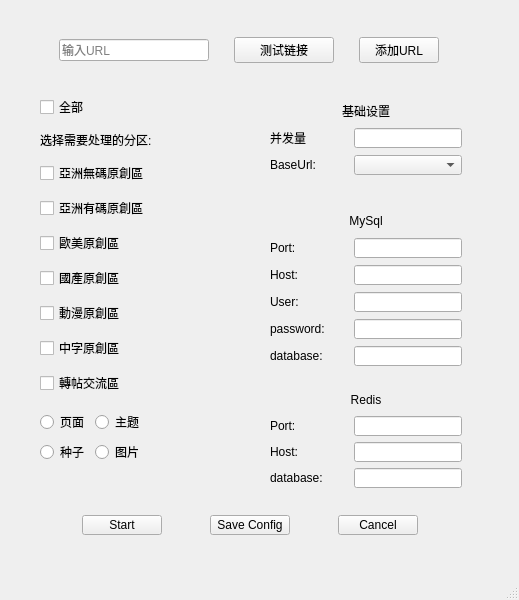
<?xml version="1.0" encoding="UTF-8"?>
<ui version="4.0">
 <class>MainWindow</class>
 <widget class="QMainWindow" name="MainWindow">
  <property name="geometry">
   <rect>
    <x>0</x>
    <y>0</y>
    <width>519</width>
    <height>600</height>
   </rect>
  </property>
  <property name="windowTitle">
   <string>MainWindow</string>
  </property>
  <widget class="QWidget" name="centralwidget">
   <widget class="QWidget" name="horizontalLayoutWidget">
    <property name="geometry">
     <rect>
      <x>40</x>
      <y>510</y>
      <width>421</width>
      <height>31</height>
     </rect>
    </property>
    <layout class="QHBoxLayout" name="horizontalLayout">
     <item>
      <widget class="QPushButton" name="start_btn">
       <property name="enabled">
        <bool>true</bool>
       </property>
       <property name="sizePolicy">
        <sizepolicy hsizetype="Minimum" vsizetype="Fixed">
         <horstretch>0</horstretch>
         <verstretch>0</verstretch>
        </sizepolicy>
       </property>
       <property name="maximumSize">
        <size>
         <width>80</width>
         <height>20</height>
        </size>
       </property>
       <property name="text">
        <string>Start</string>
       </property>
      </widget>
     </item>
     <item>
      <widget class="QPushButton" name="save_config_btn">
       <property name="maximumSize">
        <size>
         <width>80</width>
         <height>20</height>
        </size>
       </property>
       <property name="text">
        <string>Save Config</string>
       </property>
      </widget>
     </item>
     <item>
      <widget class="QPushButton" name="cancel_btn">
       <property name="enabled">
        <bool>true</bool>
       </property>
       <property name="sizePolicy">
        <sizepolicy hsizetype="Minimum" vsizetype="Fixed">
         <horstretch>0</horstretch>
         <verstretch>0</verstretch>
        </sizepolicy>
       </property>
       <property name="maximumSize">
        <size>
         <width>80</width>
         <height>20</height>
        </size>
       </property>
       <property name="text">
        <string>Cancel</string>
       </property>
      </widget>
     </item>
    </layout>
   </widget>
   <widget class="QWidget" name="verticalLayoutWidget">
    <property name="geometry">
     <rect>
      <x>40</x>
      <y>90</y>
      <width>160</width>
      <height>311</height>
     </rect>
    </property>
    <layout class="QVBoxLayout" name="verticalLayout">
     <item>
      <widget class="QCheckBox" name="cb_all">
       <property name="text">
        <string>全部</string>
       </property>
      </widget>
     </item>
     <item>
      <widget class="QLabel" name="label">
       <property name="maximumSize">
        <size>
         <width>16777215</width>
         <height>20</height>
        </size>
       </property>
       <property name="text">
        <string>选择需要处理的分区:</string>
       </property>
      </widget>
     </item>
     <item>
      <widget class="QCheckBox" name="cb2">
       <property name="text">
        <string>亞洲無碼原創區</string>
       </property>
      </widget>
     </item>
     <item>
      <widget class="QCheckBox" name="cb15">
       <property name="text">
        <string>亞洲有碼原創區</string>
       </property>
      </widget>
     </item>
     <item>
      <widget class="QCheckBox" name="cb4">
       <property name="text">
        <string>歐美原創區</string>
       </property>
      </widget>
     </item>
     <item>
      <widget class="QCheckBox" name="cb25">
       <property name="text">
        <string>國產原創區</string>
       </property>
      </widget>
     </item>
     <item>
      <widget class="QCheckBox" name="cb5">
       <property name="text">
        <string>動漫原創區</string>
       </property>
      </widget>
     </item>
     <item>
      <widget class="QCheckBox" name="cb26">
       <property name="text">
        <string>中字原創區</string>
       </property>
      </widget>
     </item>
     <item>
      <widget class="QCheckBox" name="cb27">
       <property name="text">
        <string>轉帖交流區</string>
       </property>
      </widget>
     </item>
    </layout>
   </widget>
   <widget class="QWidget" name="horizontalLayoutWidget_2">
    <property name="geometry">
     <rect>
      <x>40</x>
      <y>30</y>
      <width>421</width>
      <height>41</height>
     </rect>
    </property>
    <layout class="QHBoxLayout" name="horizontalLayout_2">
     <item>
      <widget class="QLineEdit" name="lineEdit">
       <property name="maximumSize">
        <size>
         <width>150</width>
         <height>16777215</height>
        </size>
       </property>
       <property name="placeholderText">
        <string>输入URL</string>
       </property>
      </widget>
     </item>
     <item>
      <widget class="QPushButton" name="url_add_btn_2">
       <property name="maximumSize">
        <size>
         <width>100</width>
         <height>16777215</height>
        </size>
       </property>
       <property name="text">
        <string>测试链接</string>
       </property>
      </widget>
     </item>
     <item>
      <widget class="QPushButton" name="url_add_btn">
       <property name="maximumSize">
        <size>
         <width>80</width>
         <height>16777215</height>
        </size>
       </property>
       <property name="text">
        <string>添加URL</string>
       </property>
      </widget>
     </item>
    </layout>
   </widget>
   <widget class="QWidget" name="verticalLayoutWidget_2">
    <property name="geometry">
     <rect>
      <x>270</x>
      <y>90</y>
      <width>192</width>
      <height>98</height>
     </rect>
    </property>
    <layout class="QVBoxLayout" name="verticalLayout_2" stretch="0,0,0">
     <property name="topMargin">
      <number>10</number>
     </property>
     <property name="bottomMargin">
      <number>10</number>
     </property>
     <item>
      <widget class="QLabel" name="label_2">
       <property name="maximumSize">
        <size>
         <width>16777215</width>
         <height>20</height>
        </size>
       </property>
       <property name="text">
        <string>基础设置</string>
       </property>
       <property name="alignment">
        <set>Qt::AlignCenter</set>
       </property>
      </widget>
     </item>
     <item>
      <layout class="QHBoxLayout" name="horizontalLayout_11">
       <property name="spacing">
        <number>6</number>
       </property>
       <property name="sizeConstraint">
        <enum>QLayout::SetFixedSize</enum>
       </property>
       <item>
        <widget class="QLabel" name="label_16">
         <property name="sizePolicy">
          <sizepolicy hsizetype="Fixed" vsizetype="Preferred">
           <horstretch>0</horstretch>
           <verstretch>0</verstretch>
          </sizepolicy>
         </property>
         <property name="maximumSize">
          <size>
           <width>16777215</width>
           <height>20</height>
          </size>
         </property>
         <property name="text">
          <string>并发量</string>
         </property>
        </widget>
       </item>
       <item>
        <spacer name="horizontalSpacer_8">
         <property name="orientation">
          <enum>Qt::Horizontal</enum>
         </property>
         <property name="sizeHint" stdset="0">
          <size>
           <width>40</width>
           <height>20</height>
          </size>
         </property>
        </spacer>
       </item>
       <item>
        <widget class="QLineEdit" name="lineEdit_10">
         <property name="sizePolicy">
          <sizepolicy hsizetype="Fixed" vsizetype="Fixed">
           <horstretch>0</horstretch>
           <verstretch>0</verstretch>
          </sizepolicy>
         </property>
         <property name="maximumSize">
          <size>
           <width>16777215</width>
           <height>20</height>
          </size>
         </property>
        </widget>
       </item>
      </layout>
     </item>
     <item>
      <layout class="QHBoxLayout" name="horizontalLayout_6">
       <property name="spacing">
        <number>6</number>
       </property>
       <property name="sizeConstraint">
        <enum>QLayout::SetFixedSize</enum>
       </property>
       <item>
        <widget class="QLabel" name="label_11">
         <property name="sizePolicy">
          <sizepolicy hsizetype="Fixed" vsizetype="Preferred">
           <horstretch>0</horstretch>
           <verstretch>0</verstretch>
          </sizepolicy>
         </property>
         <property name="maximumSize">
          <size>
           <width>16777215</width>
           <height>20</height>
          </size>
         </property>
         <property name="text">
          <string>BaseUrl:</string>
         </property>
        </widget>
       </item>
       <item>
        <spacer name="horizontalSpacer_10">
         <property name="orientation">
          <enum>Qt::Horizontal</enum>
         </property>
         <property name="sizeHint" stdset="0">
          <size>
           <width>40</width>
           <height>20</height>
          </size>
         </property>
        </spacer>
       </item>
       <item>
        <widget class="QComboBox" name="comboBox">
         <property name="sizePolicy">
          <sizepolicy hsizetype="Fixed" vsizetype="Fixed">
           <horstretch>0</horstretch>
           <verstretch>0</verstretch>
          </sizepolicy>
         </property>
         <property name="minimumSize">
          <size>
           <width>108</width>
           <height>0</height>
          </size>
         </property>
         <property name="maximumSize">
          <size>
           <width>80</width>
           <height>20</height>
          </size>
         </property>
         <property name="currentText">
          <string/>
         </property>
        </widget>
       </item>
      </layout>
     </item>
    </layout>
   </widget>
   <widget class="QWidget" name="formLayoutWidget">
    <property name="geometry">
     <rect>
      <x>40</x>
      <y>410</y>
      <width>111</width>
      <height>61</height>
     </rect>
    </property>
    <layout class="QFormLayout" name="formLayout">
     <item row="0" column="0">
      <widget class="QRadioButton" name="rb_page">
       <property name="text">
        <string>页面</string>
       </property>
      </widget>
     </item>
     <item row="0" column="1">
      <widget class="QRadioButton" name="rb_topic">
       <property name="text">
        <string>主题</string>
       </property>
      </widget>
     </item>
     <item row="1" column="0">
      <widget class="QRadioButton" name="rb_torrent">
       <property name="text">
        <string>种子</string>
       </property>
      </widget>
     </item>
     <item row="1" column="1">
      <widget class="QRadioButton" name="rb_image">
       <property name="text">
        <string>图片</string>
       </property>
      </widget>
     </item>
    </layout>
   </widget>
   <widget class="QWidget" name="verticalLayoutWidget_3">
    <property name="geometry">
     <rect>
      <x>270</x>
      <y>200</y>
      <width>192</width>
      <height>181</height>
     </rect>
    </property>
    <layout class="QVBoxLayout" name="verticalLayout_3" stretch="0,0,0,0,0,0">
     <property name="topMargin">
      <number>10</number>
     </property>
     <property name="bottomMargin">
      <number>10</number>
     </property>
     <item>
      <widget class="QLabel" name="label_6">
       <property name="maximumSize">
        <size>
         <width>16777215</width>
         <height>20</height>
        </size>
       </property>
       <property name="text">
        <string>MySql</string>
       </property>
       <property name="alignment">
        <set>Qt::AlignCenter</set>
       </property>
      </widget>
     </item>
     <item>
      <layout class="QHBoxLayout" name="horizontalLayout_15">
       <property name="spacing">
        <number>6</number>
       </property>
       <property name="sizeConstraint">
        <enum>QLayout::SetFixedSize</enum>
       </property>
       <item>
        <widget class="QLabel" name="label_20">
         <property name="sizePolicy">
          <sizepolicy hsizetype="Fixed" vsizetype="Preferred">
           <horstretch>0</horstretch>
           <verstretch>0</verstretch>
          </sizepolicy>
         </property>
         <property name="maximumSize">
          <size>
           <width>16777215</width>
           <height>20</height>
          </size>
         </property>
         <property name="text">
          <string>Port:</string>
         </property>
        </widget>
       </item>
       <item>
        <spacer name="horizontalSpacer_5">
         <property name="orientation">
          <enum>Qt::Horizontal</enum>
         </property>
         <property name="sizeHint" stdset="0">
          <size>
           <width>40</width>
           <height>20</height>
          </size>
         </property>
        </spacer>
       </item>
       <item>
        <widget class="QLineEdit" name="lineEdit_14">
         <property name="sizePolicy">
          <sizepolicy hsizetype="Fixed" vsizetype="Fixed">
           <horstretch>0</horstretch>
           <verstretch>0</verstretch>
          </sizepolicy>
         </property>
         <property name="maximumSize">
          <size>
           <width>16777215</width>
           <height>20</height>
          </size>
         </property>
        </widget>
       </item>
      </layout>
     </item>
     <item>
      <layout class="QHBoxLayout" name="horizontalLayout_16">
       <property name="spacing">
        <number>6</number>
       </property>
       <property name="sizeConstraint">
        <enum>QLayout::SetFixedSize</enum>
       </property>
       <item>
        <widget class="QLabel" name="label_21">
         <property name="sizePolicy">
          <sizepolicy hsizetype="Fixed" vsizetype="Preferred">
           <horstretch>0</horstretch>
           <verstretch>0</verstretch>
          </sizepolicy>
         </property>
         <property name="maximumSize">
          <size>
           <width>16777215</width>
           <height>20</height>
          </size>
         </property>
         <property name="text">
          <string>Host:</string>
         </property>
        </widget>
       </item>
       <item>
        <spacer name="horizontalSpacer_13">
         <property name="orientation">
          <enum>Qt::Horizontal</enum>
         </property>
         <property name="sizeHint" stdset="0">
          <size>
           <width>40</width>
           <height>20</height>
          </size>
         </property>
        </spacer>
       </item>
       <item>
        <widget class="QLineEdit" name="lineEdit_15">
         <property name="sizePolicy">
          <sizepolicy hsizetype="Fixed" vsizetype="Fixed">
           <horstretch>0</horstretch>
           <verstretch>0</verstretch>
          </sizepolicy>
         </property>
         <property name="maximumSize">
          <size>
           <width>16777215</width>
           <height>20</height>
          </size>
         </property>
        </widget>
       </item>
      </layout>
     </item>
     <item>
      <layout class="QHBoxLayout" name="horizontalLayout_17">
       <property name="spacing">
        <number>6</number>
       </property>
       <property name="sizeConstraint">
        <enum>QLayout::SetFixedSize</enum>
       </property>
       <item>
        <widget class="QLabel" name="label_22">
         <property name="sizePolicy">
          <sizepolicy hsizetype="Fixed" vsizetype="Preferred">
           <horstretch>0</horstretch>
           <verstretch>0</verstretch>
          </sizepolicy>
         </property>
         <property name="maximumSize">
          <size>
           <width>16777215</width>
           <height>20</height>
          </size>
         </property>
         <property name="text">
          <string>User:</string>
         </property>
        </widget>
       </item>
       <item>
        <spacer name="horizontalSpacer_14">
         <property name="orientation">
          <enum>Qt::Horizontal</enum>
         </property>
         <property name="sizeType">
          <enum>QSizePolicy::Expanding</enum>
         </property>
         <property name="sizeHint" stdset="0">
          <size>
           <width>40</width>
           <height>20</height>
          </size>
         </property>
        </spacer>
       </item>
       <item>
        <widget class="QLineEdit" name="lineEdit_16">
         <property name="sizePolicy">
          <sizepolicy hsizetype="Fixed" vsizetype="Fixed">
           <horstretch>0</horstretch>
           <verstretch>0</verstretch>
          </sizepolicy>
         </property>
         <property name="maximumSize">
          <size>
           <width>16777215</width>
           <height>20</height>
          </size>
         </property>
        </widget>
       </item>
      </layout>
     </item>
     <item>
      <layout class="QHBoxLayout" name="horizontalLayout_18">
       <property name="spacing">
        <number>6</number>
       </property>
       <property name="sizeConstraint">
        <enum>QLayout::SetFixedSize</enum>
       </property>
       <item>
        <widget class="QLabel" name="label_23">
         <property name="sizePolicy">
          <sizepolicy hsizetype="Fixed" vsizetype="Preferred">
           <horstretch>0</horstretch>
           <verstretch>0</verstretch>
          </sizepolicy>
         </property>
         <property name="maximumSize">
          <size>
           <width>16777215</width>
           <height>20</height>
          </size>
         </property>
         <property name="text">
          <string>password:</string>
         </property>
        </widget>
       </item>
       <item>
        <spacer name="horizontalSpacer_15">
         <property name="orientation">
          <enum>Qt::Horizontal</enum>
         </property>
         <property name="sizeHint" stdset="0">
          <size>
           <width>40</width>
           <height>20</height>
          </size>
         </property>
        </spacer>
       </item>
       <item>
        <widget class="QLineEdit" name="lineEdit_17">
         <property name="sizePolicy">
          <sizepolicy hsizetype="Fixed" vsizetype="Fixed">
           <horstretch>0</horstretch>
           <verstretch>0</verstretch>
          </sizepolicy>
         </property>
         <property name="maximumSize">
          <size>
           <width>16777215</width>
           <height>20</height>
          </size>
         </property>
        </widget>
       </item>
      </layout>
     </item>
     <item>
      <layout class="QHBoxLayout" name="horizontalLayout_13">
       <property name="spacing">
        <number>6</number>
       </property>
       <property name="sizeConstraint">
        <enum>QLayout::SetFixedSize</enum>
       </property>
       <item>
        <widget class="QLabel" name="label_18">
         <property name="sizePolicy">
          <sizepolicy hsizetype="Fixed" vsizetype="Preferred">
           <horstretch>0</horstretch>
           <verstretch>0</verstretch>
          </sizepolicy>
         </property>
         <property name="maximumSize">
          <size>
           <width>16777215</width>
           <height>20</height>
          </size>
         </property>
         <property name="text">
          <string>database:</string>
         </property>
        </widget>
       </item>
       <item>
        <spacer name="horizontalSpacer_11">
         <property name="orientation">
          <enum>Qt::Horizontal</enum>
         </property>
         <property name="sizeHint" stdset="0">
          <size>
           <width>40</width>
           <height>20</height>
          </size>
         </property>
        </spacer>
       </item>
       <item>
        <widget class="QLineEdit" name="lineEdit_12">
         <property name="sizePolicy">
          <sizepolicy hsizetype="Fixed" vsizetype="Fixed">
           <horstretch>0</horstretch>
           <verstretch>0</verstretch>
          </sizepolicy>
         </property>
         <property name="maximumSize">
          <size>
           <width>16777215</width>
           <height>20</height>
          </size>
         </property>
        </widget>
       </item>
      </layout>
     </item>
    </layout>
   </widget>
   <widget class="QWidget" name="verticalLayoutWidget_4">
    <property name="geometry">
     <rect>
      <x>270</x>
      <y>380</y>
      <width>192</width>
      <height>121</height>
     </rect>
    </property>
    <layout class="QVBoxLayout" name="verticalLayout_4" stretch="0,0,0,0">
     <property name="topMargin">
      <number>10</number>
     </property>
     <property name="bottomMargin">
      <number>10</number>
     </property>
     <item>
      <widget class="QLabel" name="label_29">
       <property name="maximumSize">
        <size>
         <width>16777215</width>
         <height>20</height>
        </size>
       </property>
       <property name="text">
        <string>Redis</string>
       </property>
       <property name="alignment">
        <set>Qt::AlignCenter</set>
       </property>
      </widget>
     </item>
     <item>
      <layout class="QHBoxLayout" name="horizontalLayout_22">
       <property name="spacing">
        <number>6</number>
       </property>
       <property name="sizeConstraint">
        <enum>QLayout::SetFixedSize</enum>
       </property>
       <item>
        <widget class="QLabel" name="label_28">
         <property name="sizePolicy">
          <sizepolicy hsizetype="Fixed" vsizetype="Preferred">
           <horstretch>0</horstretch>
           <verstretch>0</verstretch>
          </sizepolicy>
         </property>
         <property name="maximumSize">
          <size>
           <width>16777215</width>
           <height>20</height>
          </size>
         </property>
         <property name="text">
          <string>Port:</string>
         </property>
        </widget>
       </item>
       <item>
        <spacer name="horizontalSpacer_19">
         <property name="orientation">
          <enum>Qt::Horizontal</enum>
         </property>
         <property name="sizeHint" stdset="0">
          <size>
           <width>40</width>
           <height>20</height>
          </size>
         </property>
        </spacer>
       </item>
       <item>
        <widget class="QLineEdit" name="lineEdit_21">
         <property name="sizePolicy">
          <sizepolicy hsizetype="Fixed" vsizetype="Fixed">
           <horstretch>0</horstretch>
           <verstretch>0</verstretch>
          </sizepolicy>
         </property>
         <property name="maximumSize">
          <size>
           <width>16777215</width>
           <height>20</height>
          </size>
         </property>
        </widget>
       </item>
      </layout>
     </item>
     <item>
      <layout class="QHBoxLayout" name="horizontalLayout_23">
       <property name="spacing">
        <number>6</number>
       </property>
       <property name="sizeConstraint">
        <enum>QLayout::SetFixedSize</enum>
       </property>
       <item>
        <widget class="QLabel" name="label_30">
         <property name="sizePolicy">
          <sizepolicy hsizetype="Fixed" vsizetype="Preferred">
           <horstretch>0</horstretch>
           <verstretch>0</verstretch>
          </sizepolicy>
         </property>
         <property name="maximumSize">
          <size>
           <width>16777215</width>
           <height>20</height>
          </size>
         </property>
         <property name="text">
          <string>Host:</string>
         </property>
        </widget>
       </item>
       <item>
        <spacer name="horizontalSpacer_20">
         <property name="orientation">
          <enum>Qt::Horizontal</enum>
         </property>
         <property name="sizeHint" stdset="0">
          <size>
           <width>40</width>
           <height>20</height>
          </size>
         </property>
        </spacer>
       </item>
       <item>
        <widget class="QLineEdit" name="lineEdit_22">
         <property name="sizePolicy">
          <sizepolicy hsizetype="Fixed" vsizetype="Fixed">
           <horstretch>0</horstretch>
           <verstretch>0</verstretch>
          </sizepolicy>
         </property>
         <property name="maximumSize">
          <size>
           <width>16777215</width>
           <height>20</height>
          </size>
         </property>
        </widget>
       </item>
      </layout>
     </item>
     <item>
      <layout class="QHBoxLayout" name="horizontalLayout_25">
       <property name="spacing">
        <number>6</number>
       </property>
       <property name="sizeConstraint">
        <enum>QLayout::SetFixedSize</enum>
       </property>
       <item>
        <widget class="QLabel" name="label_32">
         <property name="sizePolicy">
          <sizepolicy hsizetype="Fixed" vsizetype="Preferred">
           <horstretch>0</horstretch>
           <verstretch>0</verstretch>
          </sizepolicy>
         </property>
         <property name="maximumSize">
          <size>
           <width>16777215</width>
           <height>20</height>
          </size>
         </property>
         <property name="text">
          <string>database:</string>
         </property>
        </widget>
       </item>
       <item>
        <spacer name="horizontalSpacer_22">
         <property name="orientation">
          <enum>Qt::Horizontal</enum>
         </property>
         <property name="sizeHint" stdset="0">
          <size>
           <width>40</width>
           <height>20</height>
          </size>
         </property>
        </spacer>
       </item>
       <item>
        <widget class="QLineEdit" name="lineEdit_24">
         <property name="sizePolicy">
          <sizepolicy hsizetype="Fixed" vsizetype="Fixed">
           <horstretch>0</horstretch>
           <verstretch>0</verstretch>
          </sizepolicy>
         </property>
         <property name="maximumSize">
          <size>
           <width>16777215</width>
           <height>20</height>
          </size>
         </property>
        </widget>
       </item>
      </layout>
     </item>
    </layout>
   </widget>
  </widget>
  <widget class="QMenuBar" name="menubar">
   <property name="geometry">
    <rect>
     <x>0</x>
     <y>0</y>
     <width>519</width>
     <height>22</height>
    </rect>
   </property>
  </widget>
  <widget class="QStatusBar" name="statusbar"/>
 </widget>
 <resources/>
 <connections>
  <connection>
   <sender>cb_all</sender>
   <signal>toggled(bool)</signal>
   <receiver>cb15</receiver>
   <slot>toggle()</slot>
   <hints>
    <hint type="sourcelabel">
     <x>709</x>
     <y>100</y>
    </hint>
    <hint type="destinationlabel">
     <x>709</x>
     <y>168</y>
    </hint>
   </hints>
  </connection>
  <connection>
   <sender>cb_all</sender>
   <signal>toggled(bool)</signal>
   <receiver>cb27</receiver>
   <slot>toggle()</slot>
   <hints>
    <hint type="sourcelabel">
     <x>709</x>
     <y>100</y>
    </hint>
    <hint type="destinationlabel">
     <x>709</x>
     <y>338</y>
    </hint>
   </hints>
  </connection>
  <connection>
   <sender>cb_all</sender>
   <signal>toggled(bool)</signal>
   <receiver>cb26</receiver>
   <slot>toggle()</slot>
   <hints>
    <hint type="sourcelabel">
     <x>709</x>
     <y>100</y>
    </hint>
    <hint type="destinationlabel">
     <x>709</x>
     <y>304</y>
    </hint>
   </hints>
  </connection>
  <connection>
   <sender>cb_all</sender>
   <signal>toggled(bool)</signal>
   <receiver>cb25</receiver>
   <slot>toggle()</slot>
   <hints>
    <hint type="sourcelabel">
     <x>709</x>
     <y>100</y>
    </hint>
    <hint type="destinationlabel">
     <x>709</x>
     <y>236</y>
    </hint>
   </hints>
  </connection>
  <connection>
   <sender>cb_all</sender>
   <signal>toggled(bool)</signal>
   <receiver>cb2</receiver>
   <slot>toggle()</slot>
   <hints>
    <hint type="sourcelabel">
     <x>709</x>
     <y>100</y>
    </hint>
    <hint type="destinationlabel">
     <x>709</x>
     <y>134</y>
    </hint>
   </hints>
  </connection>
  <connection>
   <sender>cb_all</sender>
   <signal>stateChanged(int)</signal>
   <receiver>cb5</receiver>
   <slot>animateClick(int)</slot>
   <hints>
    <hint type="sourcelabel">
     <x>709</x>
     <y>100</y>
    </hint>
    <hint type="destinationlabel">
     <x>709</x>
     <y>270</y>
    </hint>
   </hints>
  </connection>
  <connection>
   <sender>cb_all</sender>
   <signal>toggled(bool)</signal>
   <receiver>cb4</receiver>
   <slot>toggle()</slot>
   <hints>
    <hint type="sourcelabel">
     <x>709</x>
     <y>100</y>
    </hint>
    <hint type="destinationlabel">
     <x>709</x>
     <y>202</y>
    </hint>
   </hints>
  </connection>
  <connection>
   <sender>cancel_btn</sender>
   <signal>clicked()</signal>
   <receiver>MainWindow</receiver>
   <slot>close()</slot>
   <hints>
    <hint type="sourcelabel">
     <x>684</x>
     <y>546</y>
    </hint>
    <hint type="destinationlabel">
     <x>399</x>
     <y>299</y>
    </hint>
   </hints>
  </connection>
 </connections>
</ui>
